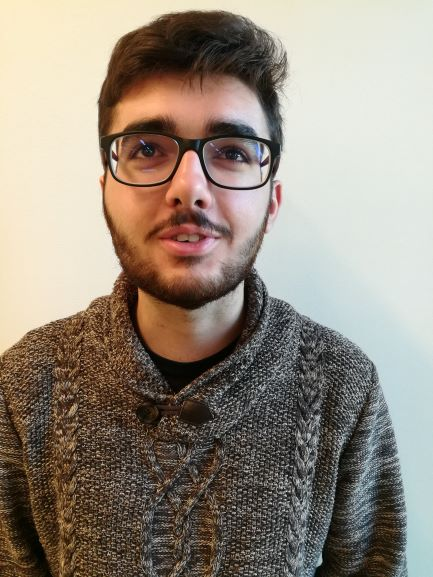
#> input picture facerecognition/Data/melvin.bicho3.jpg, 433 x 577 px
$ python Test.py
#> lines starting #> are read from the running program, lines starting #| are printed output that depends on the picture; after the words box and inside, x2 and y2 are one past the last pixel; in counts of white or black regions, pixels touching at a corner belong together
import numpy as np
import cv2 as cv
import matplotlib.pyplot as plt
face_cascade = cv.CascadeClassifier('haarcascade_frontalface_default.xml')
eye_cascade = cv.CascadeClassifier('haarcascade_eye.xml')
img = cv.imread('Data/melvin.bicho3.jpg')
#> img is the input picture: shape (577, 433, 3); mean B, G, R 125.7, 138.3, 149.1


gray = cv.cvtColor(img, cv.COLOR_BGR2GRAY)
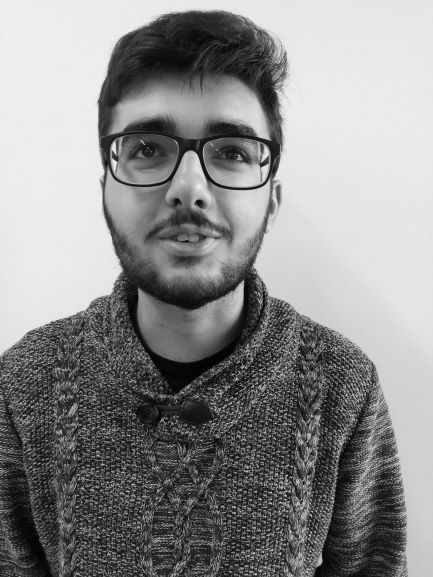
#> gray: shape (577, 433); min 0, max 250, mean 140.1

faces = face_cascade.detectMultiScale(gray, 1.3, 5)
#> faces = [[74, 62, 225, 225]]
for (x,y,w,h) in faces:
    cv.rectangle(img,(x,y),(x+w,y+h),(255,0,0),2)
    roi_gray = gray[y:y+h, x:x+w]
    roi_color = img[y:y+h, x:x+w]
    eyes = eye_cascade.detectMultiScale(roi_gray)
    for (ex,ey,ew,eh) in eyes:
        cv.rectangle(roi_color,(ex,ey),(ex+ew,ey+eh),(0,255,0),2)
#> this loop made 1 pass
#> (x, y, w, h, eyes) on pass 1: (74, 62, 225, 225, [[52, 71, 37, 37], [140, 76, 36, 36]])
#> pass 1, `roi_gray = gray[y:y+h, x:x+w]`:
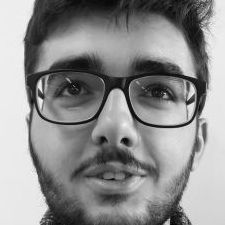
#> roi_gray: shape (225, 225); min 2, max 247, mean 142
#> pass 1, `roi_color = img[y:y+h, x:x+w]`:
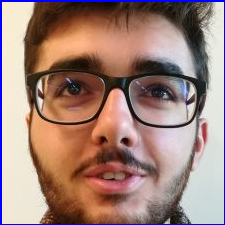
#> roi_color: shape (225, 225, 3); mean B, G, R 122, 130.5, 160.4
#> after the loop:
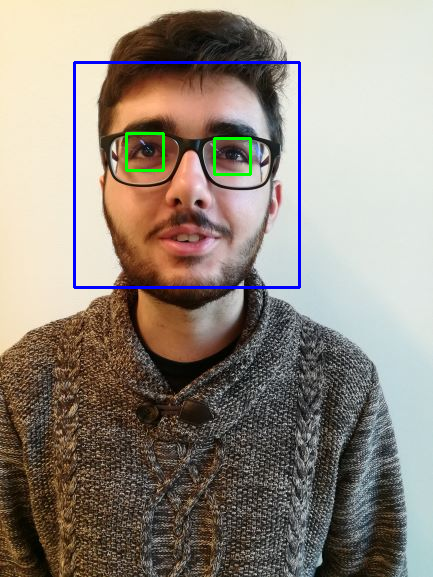
#> img: shape (577, 433, 3); 1.43% of pixels changed, all inside (x1, y1, x2, y2) = (73, 61, 301, 289)
#> after the loop:
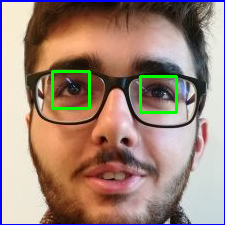
#> roi_color: shape (225, 225, 3); 1.71% of pixels changed, all inside (x1, y1, x2, y2) = (51, 70, 178, 114)
cv.imshow('img',img)
cv.waitKey(0)
cv.destroyAllWindows()

$ run again, with facerecognition/Data/melvin.bicho1.jpg copied over facerecognition/Data/melvin.bicho3.jpg
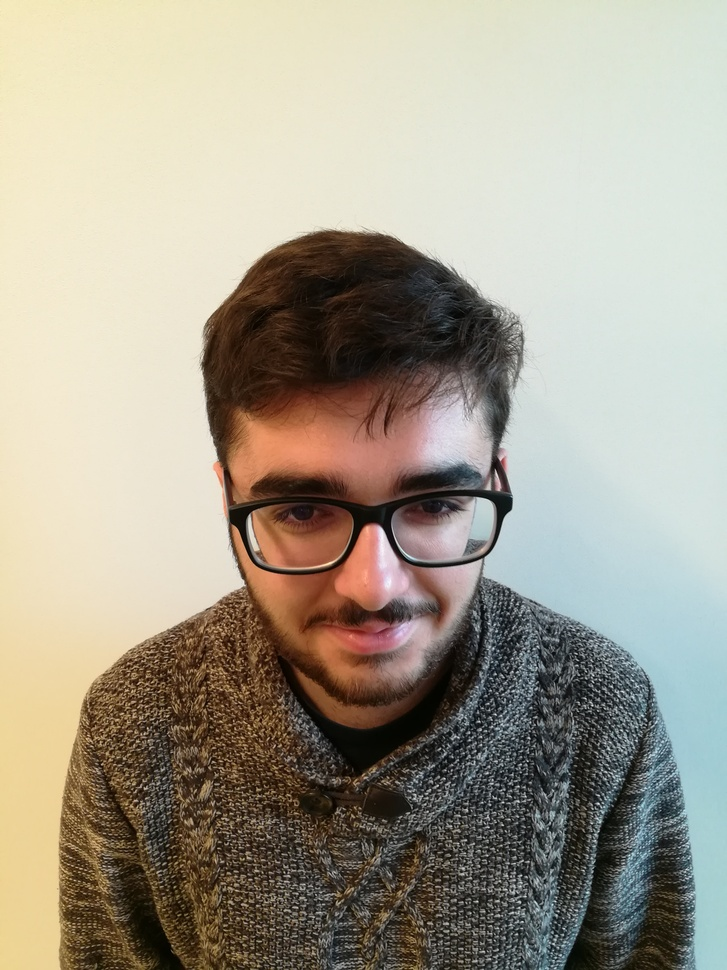
#> input picture facerecognition/Data/melvin.bicho1.jpg, 727 x 970 px, shrunk from 2976 x 3968 before the run
#> img is the input picture: shape (970, 727, 3); mean B, G, R 142.4, 157.6, 164.1
#> `gray = cv.cvtColor(img, cv.COLOR_BGR2GRAY)`:
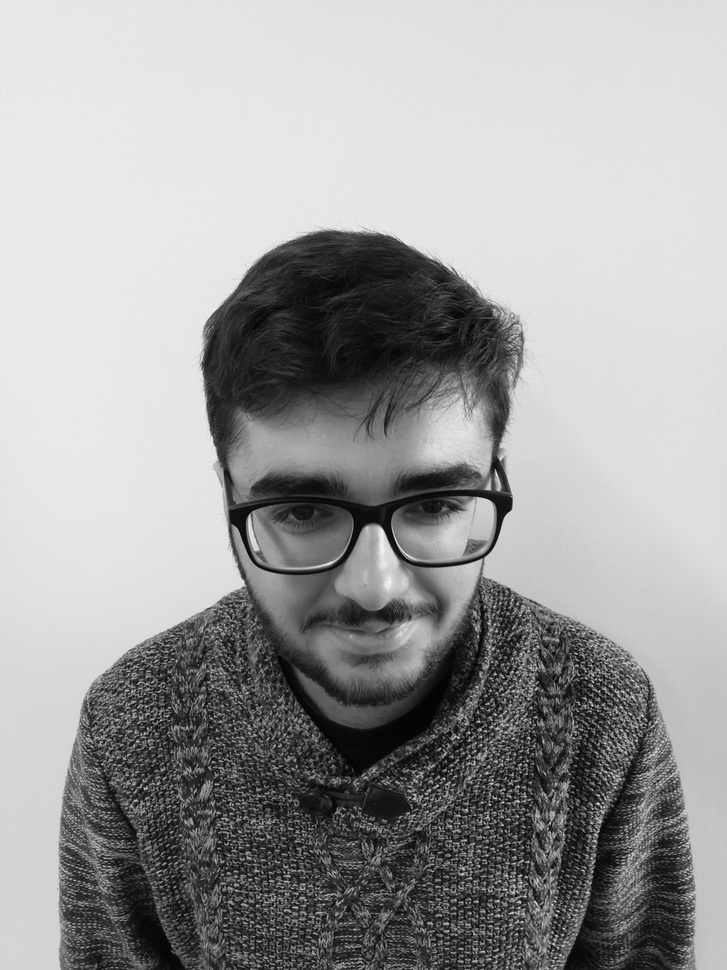
#> gray: shape (970, 727); min 1, max 248, mean 157.8
#> faces = [[167, 356, 386, 386]]
#> the loop `for (x,y,w,h) in faces:` made 1 pass
#> after the loop `for (x,y,w,h) in faces:`:
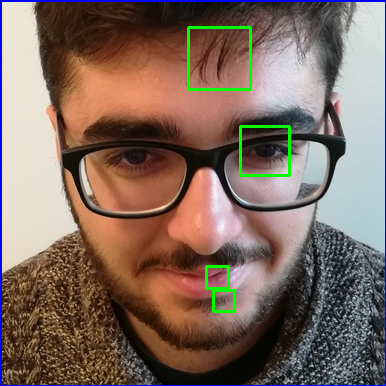
#> roi_color: shape (386, 386, 3); mean B, G, R 96, 106.8, 126.9
